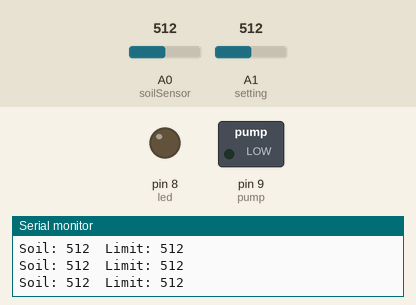
This sketch was run on a simulated Arduino Uno, built with avr-gcc and run on an emulated ATmega328P. Shown: switched loads named in the sketch (green lamp = pin HIGH), output pins drawn as LEDs (lit = HIGH), the last lines printed to the serial monitor. The inputs (shaded band) are chosen by the test bench; at power-on: A1 (setting) = 512, A0 (soilSensor) = 512.

Above: at 1.3 s.
1.4 s: A1 (setting) set to 523
At 1.9 s:
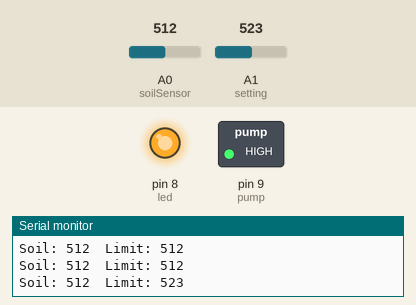
3.0 s: A1 (setting) set to 511
At 4.2 s:
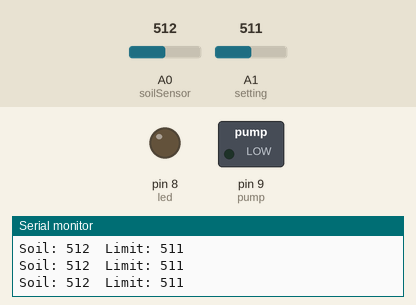
4.5 s: A1 (setting) set to 716
At 5.5 s:
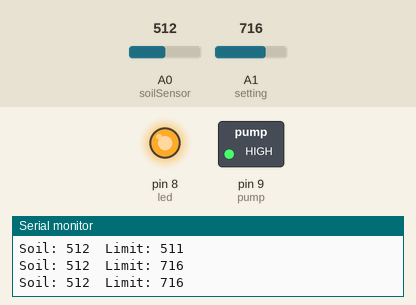
Timing chart, 0 to 7.5 s (numbered marks = the images above; inputs shaded):
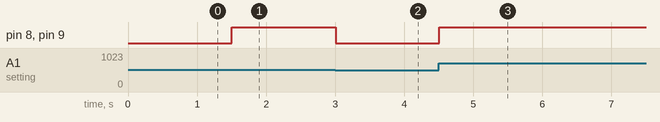

Measured:
- the behaviour switches between 512 and 513 on A1 (setting) (found by bisection; images 0 and 1)
- after the input at 1.4 s, pin 8 (led), pin 9 (pump): LOW → HIGH after 0.10 s
- after the input at 3.0 s, pin 8 (led), pin 9 (pump): HIGH → LOW at once
- after the input at 4.5 s, pin 8 (led), pin 9 (pump): LOW → HIGH at once

The sketch:

sketch.ino
```cpp
// Automatic Plant Watering System

int soilSensor = A0;
int setting = A1;

int pump = 9;
int led = 8;

void setup()
{
  pinMode(pump, OUTPUT);
  pinMode(led, OUTPUT);

  Serial.begin(9600);
}

void loop()
{
  int soilValue = analogRead(soilSensor);

  int moistureLimit = analogRead(setting);

  Serial.print("Soil: ");
  Serial.print(soilValue);

  Serial.print("  Limit: ");
  Serial.println(moistureLimit);


  if(soilValue < moistureLimit)
  {
    // Soil is dry
    digitalWrite(pump, HIGH);
    digitalWrite(led, HIGH);
  }
  else
  {
    // Soil has enough moisture
    digitalWrite(pump, LOW);
    digitalWrite(led, LOW);
  }

  delay(500);
}
```
